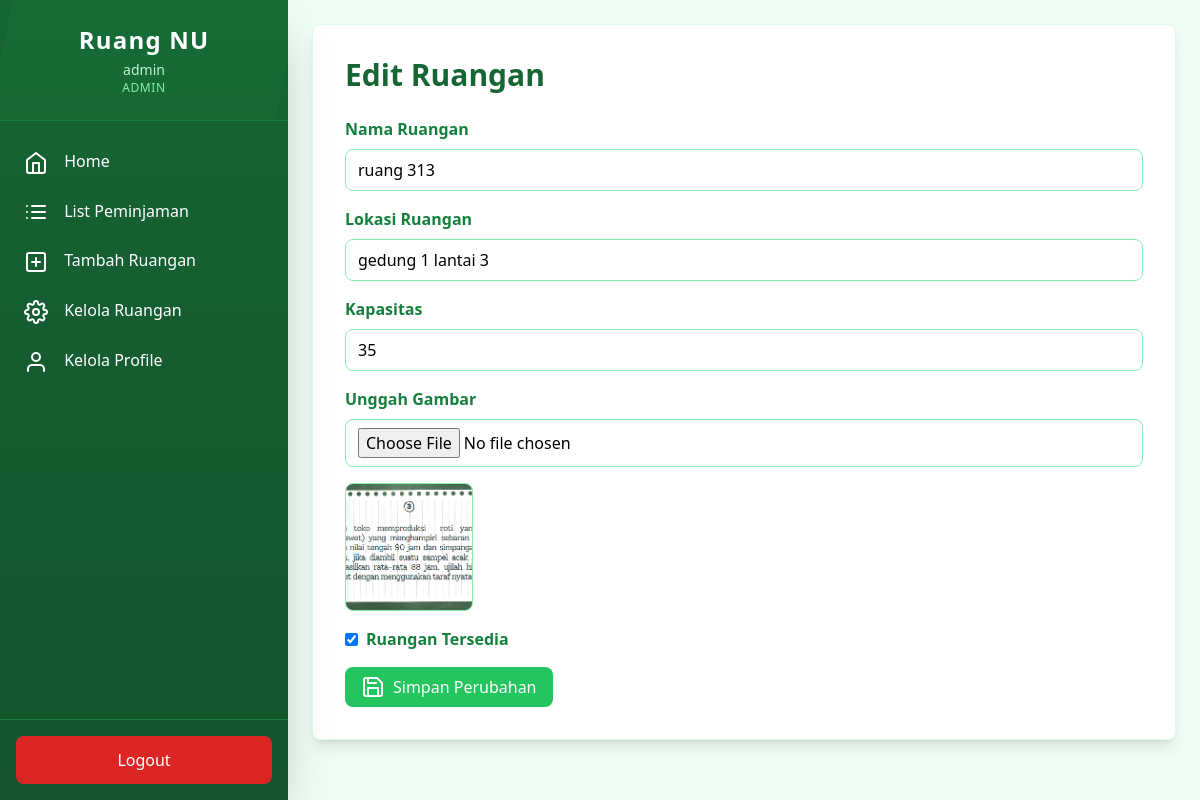
Page /admin/ruangan/edit.php?id=1 (signed in) on the earlier database version.
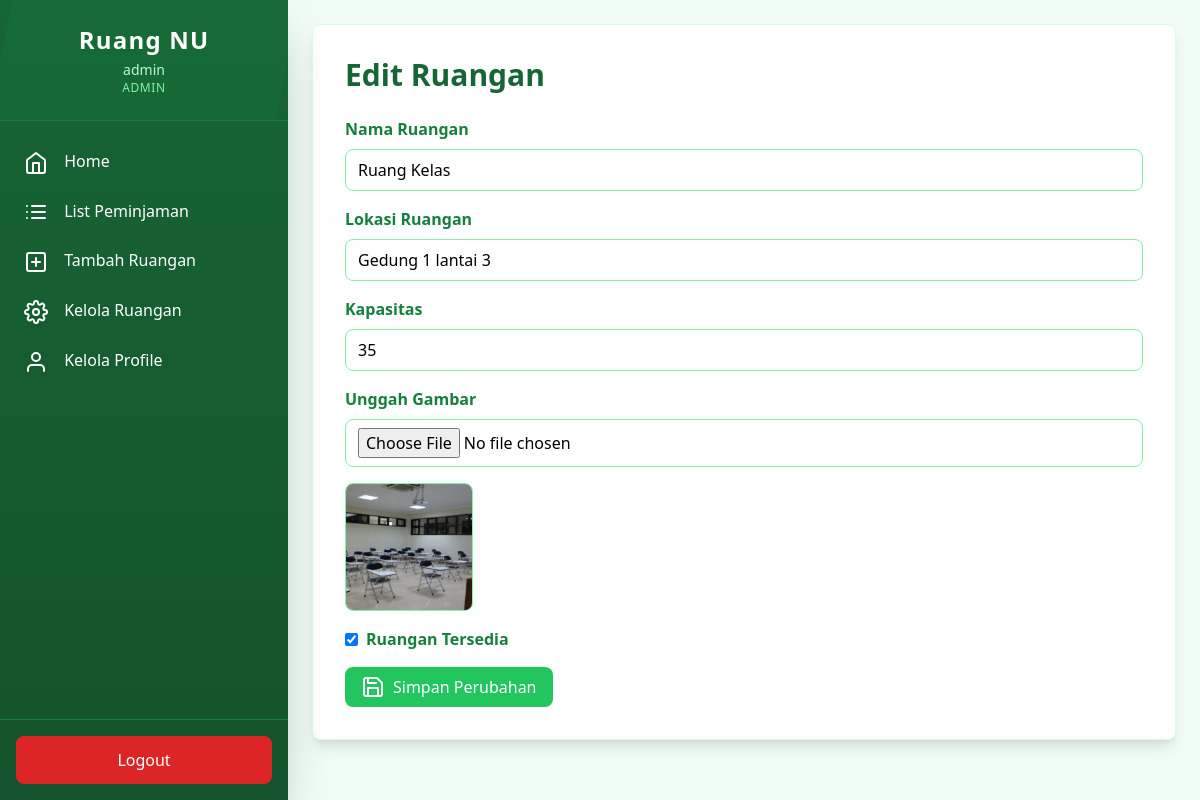
Same page on the later database version.
### tables this page shows
CREATE TABLE IF NOT EXISTS `rooms` (
  `id` int NOT NULL AUTO_INCREMENT,
  `name` varchar(100) NOT NULL,
  `location` varchar(150) NOT NULL,
  `capacity` int NOT NULL,
  `img_room` varchar(100) NOT NULL DEFAULT 'room.jpg',
  `is_available` enum('available','occupied','maintenance') NOT NULL DEFAULT 'available',
  `created_at` timestamp NULL DEFAULT CURRENT_TIMESTAMP,
  `updated_at` timestamp NULL DEFAULT CURRENT_TIMESTAMP ON UPDATE CURRENT_TIMESTAMP,
  PRIMARY KEY (`id`),
  UNIQUE KEY `img_room` (`img_room`)
);

### admin/ruangan/edit.php (the view, shortened to what this page needs)
<?php
require '../../config/db.php';
$id = $_GET['id'];
$query = $conn->prepare("SELECT * FROM rooms WHERE id = ?");
$query->bind_param("i", $id);
$query->execute();
$result = $query->get_result();
$room = $result->fetch_assoc();
?>
<!DOCTYPE html>
<html lang="en">
<head>
    <script src="https://cdn.tailwindcss.com"></script>
</head>
<body class="flex bg-green-50">
    <?php include '../../components/sidebarAdmin.php'; ?>
    <main class="flex-grow p-6 ml-72">
        <div class="bg-white rounded-lg shadow-lg border border-green-100 p-8">
            <h1 class="text-3xl font-bold text-green-800 mb-6">Edit Ruangan</h1>
            <form method="POST" enctype="multipart/form-data" class="space-y-4">
                <div>
                    <label class="block text-green-700 font-bold mb-2">Nama Ruangan</label>
                    <input type="text" name="name" value="<?php echo htmlspecialchars($room['name']); ?>" required class="w-full px-3 py-2 border border-green-300 rounded-lg focus:outline-none focus:ring-2 focus:ring-green-500">
                </div>
                <div>
                    <label class="block text-green-700 font-bold mb-2">Lokasi Ruangan</label>
                    <input type="text" name="location" value="<?php echo htmlspecialchars($room['location']); ?>" required class="w-full px-3 py-2 border border-green-300 rounded-lg focus:outline-none focus:ring-2 focus:ring-green-500">
                </div>
                <div>
                    <label class="block text-green-700 font-bold mb-2">Kapasitas</label>
                    <input type="number" name="capacity" value="<?php echo htmlspecialchars($room['capacity']); ?>" required class="w-full px-3 py-2 border border-green-300 rounded-lg focus:outline-none focus:ring-2 focus:ring-green-500">
                </div>
                <div>
                    <label class="block text-green-700 font-bold mb-2">Unggah Gambar</label>
                    <input type="file" name="img_room" id="img_room" accept="image/*" class="w-full px-3 py-2 border border-green-300 rounded-lg focus:outline-none focus:ring-2 focus:ring-green-500">
                    <div id="img_preview" class="mt-4">
                        <img id="preview_image" src="../../uploads/<?php echo htmlspecialchars($room['img_room']); ?>" alt="Preview Gambar" class="w-32 h-32 object-cover border border-green-300 rounded-lg">
                    </div>
                </div>
                <div>
                    <label class="flex items-center text-green-700 font-bold">
                        <input type="checkbox" name="is_available" class="mr-2 text-green-500 focus:ring-green-500" value="1" <?php echo $room['is_available'] ? 'checked' : ''; ?>>
                        Ruangan Tersedia
                    </label>
                </div>
                <div>
                    <button type="submit" class="bg-green-500 text-white px-4 py-2 rounded-lg hover:bg-green-600 flex items-center">
                        <i data-feather="save" class="mr-2"></i>
                        Simpan Perubahan
                    </button>
                </div>
            </form>
        </div>
    </main>
</body>
</html>

Differences in the rows shown:
changed rooms: name "ruang 313" → "Ruang Kelas"; location "gedung 1 lantai 3" → "Gedung 1 lantai 3"; img_room: a different picture
